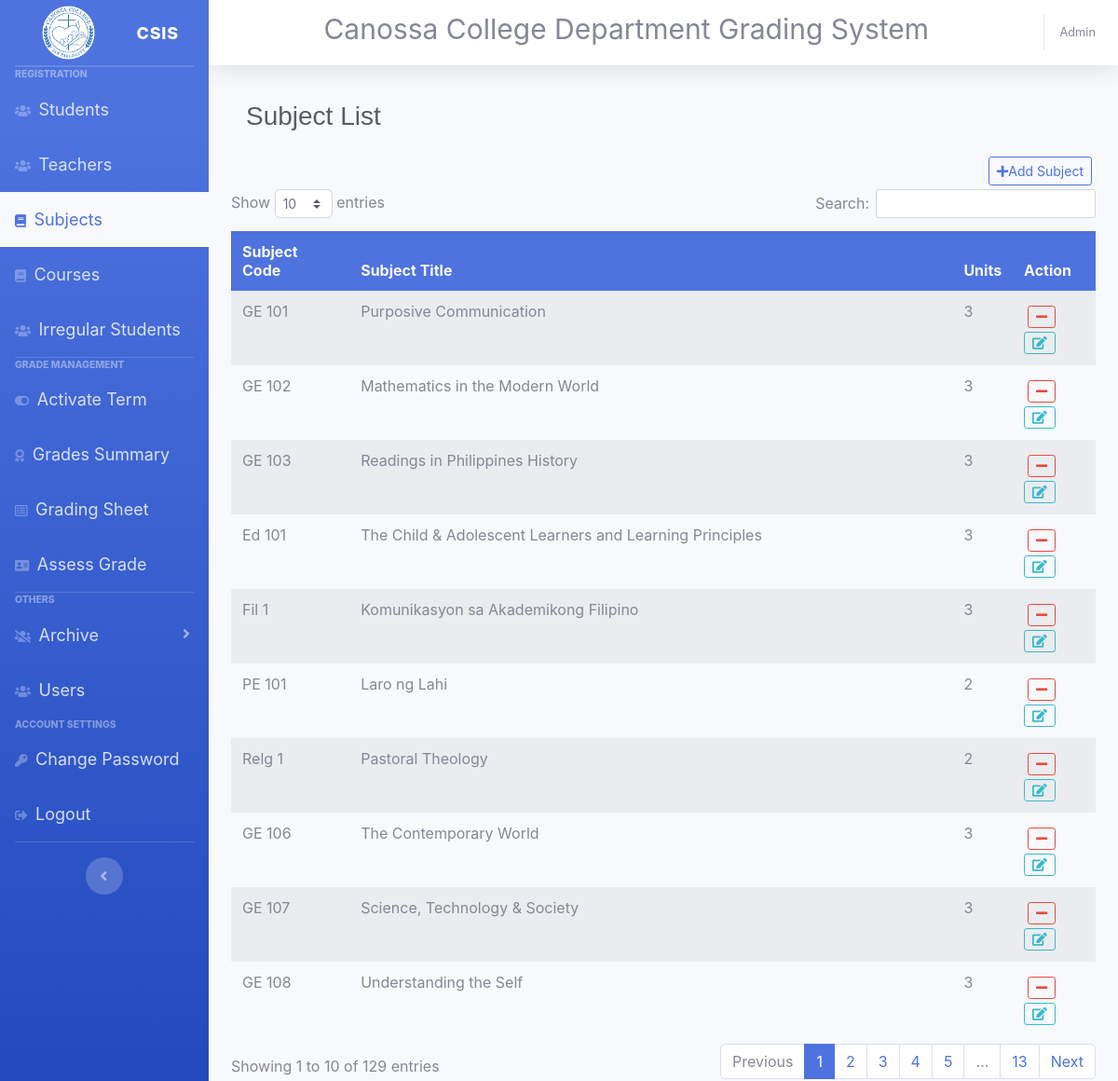
Screenshot of /admin/program/subjectlist.admin.php (signed in) with the database file from the repository.
### tables this page shows
CREATE TABLE `sublists` (
  `id` int(11) NOT NULL,
  `subject_code` varchar(111) NOT NULL,
  `description` varchar(111) NOT NULL,
  `units` varchar(111) NOT NULL
);

### admin/program/subjectlist.admin.php (the view, shortened to what this page needs)
<?php
if (isset($_SESSION['username'])) {
include_once '../adminlayout/head.admin.php' ?>
<nav class="navbar navbar-expand navbar-light topbar static-top ">
<h1 class="h3 text-gray-800">Subject List</h1>
</nav>
<div class="float-right m-1">
<a class="btn btn-sm btn-outline-primary" data-toggle="modal" data-target="#AddsubjectModal"><i class="fas fa-plus"></i>Add Subject</a>
</div>
<div class="table-responsive">
<table class="table table-striped table-hover table-borderless" id="datatableid">
    <thead class="bg-primary text-light ">
        <tr>
            <th>Subject Code</th>
            <th>Subject Title</th>
            <th>Units</th>
            <th>Action</th>
        </tr>
    </thead>
    <tbody>
               <?php
                    $sql = "SELECT * from sublists";
                    $result = $conn-> query($sql);
                    if($result-> num_rows > 0 ){
                        while($row = $result-> fetch_assoc()){
                            $del = "<a class='btn btn-outline-danger m-1 btn-sm' href='../../database/deleterecord/subject.db.php?subcode=$row[subject_code]'>
                            <i class='fas fa-minus'></i></a>";
                            $edit = "<a class='btn btn-sm btn-outline-info edit-subject' id='subjectEdit' onclick = 'editSubject(`" . $row['id']  . "`)'>
                                <i class='fas fa-edit'></i></i></a>";
                            echo "<tr><td>".$row['subject_code']."</td>
                            <td>".$row['description']."</td>
                            <td>".$row['units']."</td>
                            <td>".$del.$edit."</td> </tr>";
                        }
                    }
                    else{
                        echo "<tr><td>No records</td></tr>";
                    }
                ?>
    </tbody>
</table>
</div>
<?php include_once '../adminlayout/footer.admin.php';
 }else{
    header("Location: ../canossa/master.blade.php");
    exit();
} ?>

### assets/css/datatable.css (style rules this page uses)
table.dataTable { clear:both;margin-top:6px !important;margin-bottom:6px !important;max-width:none !important;border-collapse:separate !important;border-spacing:0 }
table.dataTable td,table.dataTable th { -webkit-box-sizing:content-box;box-sizing:content-box }

### admin/management/gradingtoggle.admin.php (style rules this page uses)
h1 { margin-bottom: 40px; font-family: sans-serif; }

### rows the page displays
sublists: subject_code "GE 101", description "Purposive Communication", units "3"
sublists: subject_code "GE 102", description "Mathematics in the Modern World", units "3"
sublists: subject_code "GE 103", description "Readings in Philippines History", units "3"
sublists: subject_code "Ed 101", description "The Child & Adolescent Learners and Learning Principles", units "3"
sublists: subject_code "Fil 1", description "Komunikasyon sa Akademikong Filipino", units "3"
sublists: subject_code "PE 101", description "Laro ng Lahi", units "2"
sublists: subject_code "Relg 1", description "Pastoral Theology", units "2"
sublists: subject_code "GE 106", description "The Contemporary World", units "3"
sublists: subject_code "GE 107", description "Science, Technology & Society", units "3"
sublists: subject_code "GE 108", description "Understanding the Self", units "3"
